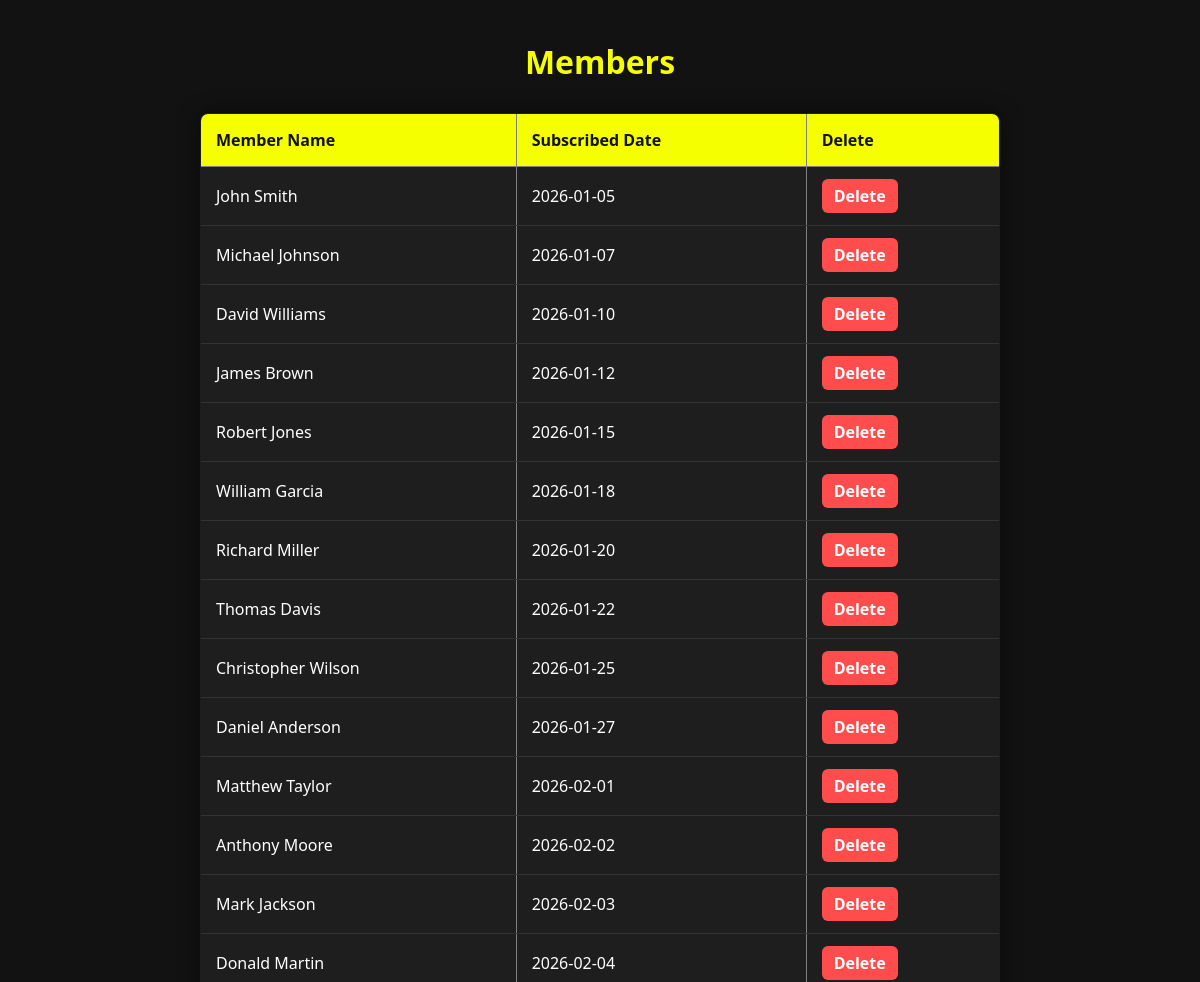
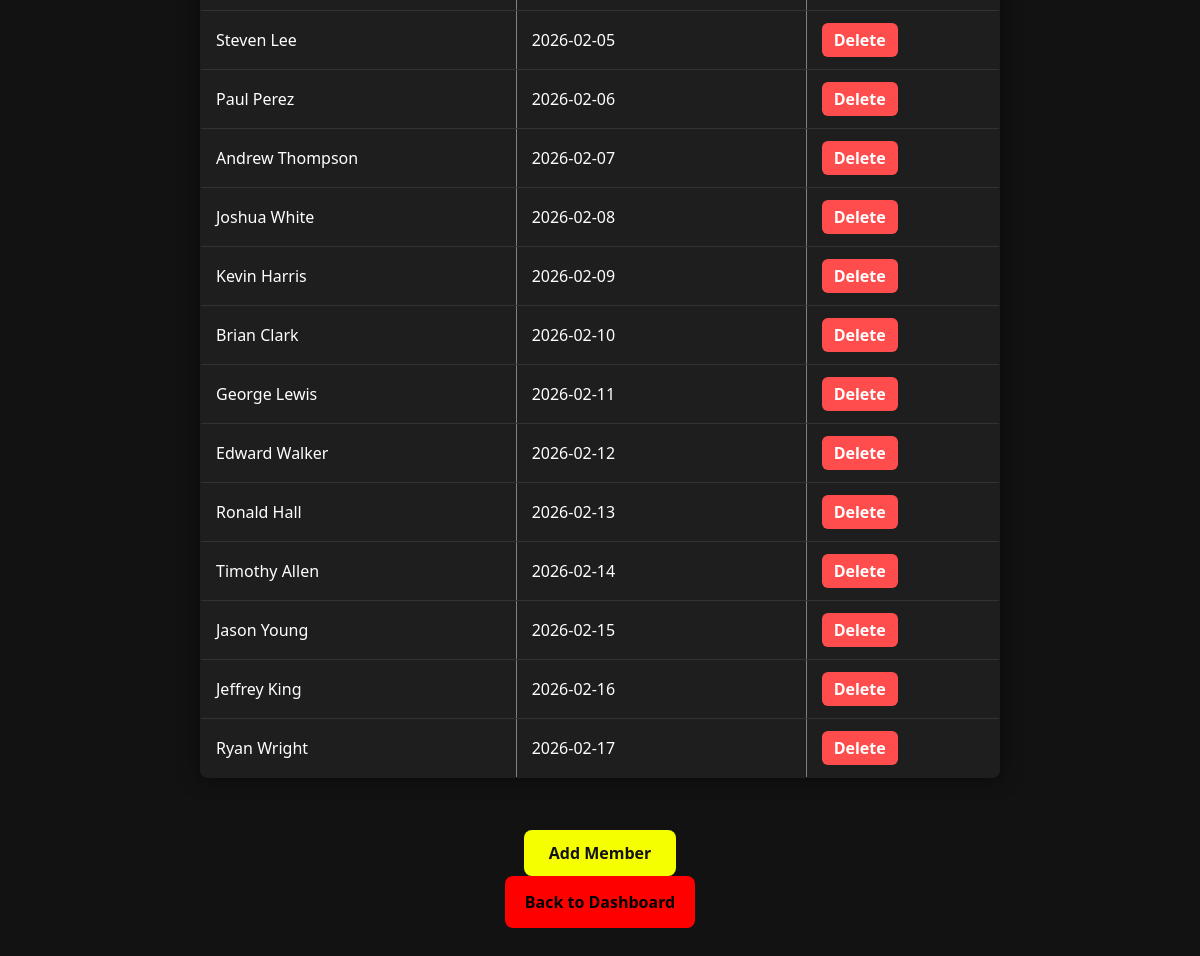
The app's page /gym_demo/admin/members.php (signed in) with its own data (2 pictures, top to bottom).
### tables this page shows
CREATE TABLE `members` (
  `id` int(11) NOT NULL,
  `member_name` varchar(255) DEFAULT NULL,
  `subscribed_date` date DEFAULT NULL
);

### gym_demo/admin/members.php (the view, shortened to what this page needs)
<?php
include 'auth.php';
?>
<!DOCTYPE html>
<html lang="en">
<head>
<link rel="stylesheet" href="css/style.css">
</head>
<body>
<h2>Members</h2>
<table border="1">
    <thead>
        <tr>
            <th>Member Name</th>
            <th>Subscribed Date</th>
            <th>Delete</th>
        </tr>
    </thead>
    <tbody>
        <?php
        $sql = "SELECT * FROM members";
        $result = mysqli_query($conn, $sql);
        while($row = mysqli_fetch_assoc($result)){
            echo "<tr>";
            echo "<td>{$row['member_name']}</td>";
            echo "<td>{$row['subscribed_date']}</td>";
            echo "<td><a href='remove_members.php?id={$row['id']}'>Delete</a></td>";
            echo "</tr>";
        }
        ?>
    </tbody>
</table>
<br>
<a href="add_members.php" class="submit">Add Member</a>
<a href="dashboard.php" class="logout-btn">Back to Dashboard</a>
</body>
</html>

### gym_demo/admin/css/style.css (style rules this page uses)
* { margin: 0; padding: 0; box-sizing: border-box; font-family: 'Segoe UI', Tahoma, Geneva, Verdana, sans-serif; }
body { background-color: #121212; color: #fff; display: flex; flex-direction: column; align-items: center; min-height: 100vh; padding: 40px 20px; }
.logout-btn { color: black; background-color: red; text-decoration: none; padding: 15px 20px; border-radius: 8px; font-weight: bold; text-align: center; }
h2 { font-size: 2rem; margin-bottom: 30px; color: #f6ff00; text-align: center; }
table { width: 100%; max-width: 800px; border-collapse: collapse; margin-bottom: 30px; background-color: #1e1e1e; border-radius: 8px; overflow: hidden; box-shadow: 0 0 20px rgba(0,0,0,0.5); }
thead { background-color: #f6ff00; color: #121212; }
thead th { padding: 15px; text-align: left; }
tbody td { padding: 12px 15px; border-bottom: 1px solid #333; }
tbody a { text-decoration: none; color: #fff; background-color: #ff4d4d; padding: 6px 12px; border-radius: 6px; font-weight: bold; transition: all 0.3s ease; }
a { display: inline-block; text-decoration: none; color: #121212; background-color: #f6ff00; padding: 12px 25px; border-radius: 8px; font-weight: bold; transition: all 0.3s ease; }
.submit { display: inline-block; text-decoration: none; color: #121212; background-color: #f6ff00; padding: 12px 25px; border-radius: 8px; font-weight: bold; transition: all 0.2s ease; }

### records on screen
members: member_name "John Smith", subscribed_date "2026-01-05"
members: member_name "Michael Johnson", subscribed_date "2026-01-07"
members: member_name "David Williams", subscribed_date "2026-01-10"
members: member_name "James Brown", subscribed_date "2026-01-12"
members: member_name "Robert Jones", subscribed_date "2026-01-15"
members: member_name "William Garcia", subscribed_date "2026-01-18"
members: member_name "Richard Miller", subscribed_date "2026-01-20"
members: member_name "Thomas Davis", subscribed_date "2026-01-22"
members: member_name "Christopher Wilson", subscribed_date "2026-01-25"
members: member_name "Daniel Anderson", subscribed_date "2026-01-27"
members: member_name "Matthew Taylor", subscribed_date "2026-02-01"
members: member_name "Anthony Moore", subscribed_date "2026-02-02"
members: member_name "Mark Jackson", subscribed_date "2026-02-03"
members: member_name "Donald Martin", subscribed_date "2026-02-04"
members: member_name "Steven Lee", subscribed_date "2026-02-05"
members: member_name "Paul Perez", subscribed_date "2026-02-06"
members: member_name "Andrew Thompson", subscribed_date "2026-02-07"
members: member_name "Joshua White", subscribed_date "2026-02-08"
members: member_name "Kevin Harris", subscribed_date "2026-02-09"
members: member_name "Brian Clark", subscribed_date "2026-02-10"
members: member_name "George Lewis", subscribed_date "2026-02-11"
members: member_name "Edward Walker", subscribed_date "2026-02-12"
members: member_name "Ronald Hall", subscribed_date "2026-02-13"
members: member_name "Timothy Allen", subscribed_date "2026-02-14"
members: member_name "Jason Young", subscribed_date "2026-02-15"
members: member_name "Jeffrey King", subscribed_date "2026-02-16"
members: member_name "Ryan Wright", subscribed_date "2026-02-17"
